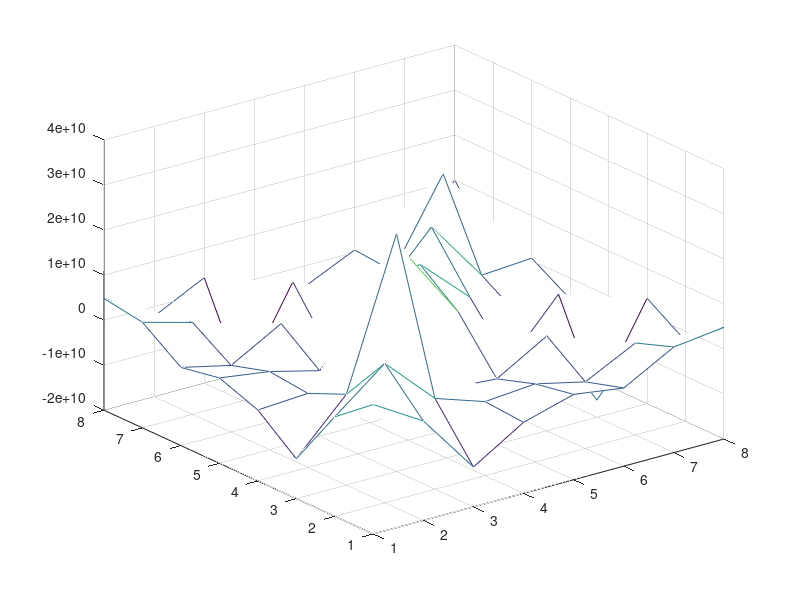

The MATLAB source for this figure:
clear all
close all
clc
%%
%% element stiffness matrix for quad element using 4 point integration
%% material data
E=128.5*10^9;%Gpa to pa
v=0.119%0.25;
t=0.210;%m
%% Gauss weights
W1=1
W2=1
int_points=4;

nodes=4
%% gauss points

zi =[-1/sqrt(3) 1/sqrt(3) 1/sqrt(3) -1/sqrt(3)];
eta=[-1/sqrt(3) -1/sqrt(3) 1/sqrt(3) 1/sqrt(3)];

%% Global coordinates       
 x1= -1.9000000;x2=5.7000000;x3=7.6000000;x4=-11.4000000;
 y1=-17.1000000;y2=-3.0400000;y3=8.5500000;y4=6.2700000;


%% shape functions derivatives in local coordinates

%  row contains derivatives for N1,N2,N3,N4 wrt eta...
for i =1:4
   DN1_eta(i)=   zi(i)/4 - 1/4
   DN2_eta(i)=  -zi(i)/4 - 1/4
   DN3_eta(i)=   zi(i)/4 + 1/4
   DN4_eta(i)=    1/4 - zi(i)/4


% row contains derivatives for N1,N2,N3,N4 wrt zi...

   DN1_zi(i)=((eta(i)/4) - 1/4)
   DN2_zi(i)=( 1/4 - (eta(i)/4)) 
   DN3_zi(i)= eta(i)/4 + 1/4
   DN4_zi(i)= - eta(i)/4 - 1/4
end


K=zeros(8,8)

for i=1:nodes
    
a(i)=0.25*(y1*(zi(i)-1)+y2*(-1-zi(i))+y3*(1+zi(i))+y4*(1-zi(i)))  
b(i)=0.25*(y1*(eta(i)-1)+y2*(1-eta(i))+y3*(1+eta(i))+y4*(-1-eta(i)))    
c(i)=0.25*(x1*(eta(i)-1)+x2*(1-eta(i))+x3*(1+eta(i))+x4*(-1-eta(i))) 
d(i)=0.25*(x1*(zi(i)-1)+x2*(-1-zi(i))+x3*(1+zi(i))+x4*(1-zi(i))) 
    
CC=[0 1-eta(i)  eta(i)-zi(i)  zi(i)-1;
   eta(i)-1 0 zi(i)+1 -zi(i)-eta(i);
   zi(i)-eta(i) -zi(i)-1 0 eta(i)+1 ;
     1-zi(i) zi(i)+eta(i) -eta(i)-1 0]
  
 
 
 J=(1/8)*[x1 x2 x3 x4]*CC*[y1 y2 y3 y4]' 
 
 %% B (derivative of the shape function wrt to guassian points
 B1=[ (a(i)*DN1_zi(i))-(b(i)*DN1_eta(i)) 0;
     0 (c(i)*DN1_eta(i))-(d(i)*DN1_zi(i)) ;
     (c(i)*DN1_eta(i))-(d(i)*DN1_zi(i))   (a(i)*DN1_zi(i))-(b(i)*DN1_eta(i)) ]

 B2=[ (a(i)*DN2_zi(i))-(b(i)*DN2_eta(i)) 0 ;
      0 (c(i)*DN2_eta(i))-(d(i)*DN2_zi(i));
     (c(i)*DN2_eta(i)-d(i)*DN2_zi(i)) (a(i)*DN2_zi(i)-b(i)*DN2_eta(i))]
 B3=[ (a(i)*DN3_zi(i))-(b(i)*DN3_eta(i)) 0;
        0 (c(i)*DN3_eta(i))-(d(i)*DN3_zi(i));
     (c(i)*DN3_eta(i)-d(i)*DN3_zi(i)) (a(i)*DN3_zi(i)-b(i)*DN3_eta(i))]
 B4=[ (a(i)*DN4_zi(i))-(b(i)*DN4_eta(i)) 0;
        0 (c(i)*DN4_eta(i))-(d(i)*DN4_zi(i));
     (c(i)*DN4_eta(i)-d(i)*DN4_zi(i)) (a(i)*DN4_zi(i)-b(i)*DN4_eta(i))]
 B=(1/J)*[B1 B2 B3 B4]

PS=(E/(1-v.^2))*[1 v 0;v 1 0;0 0 0.5*(1-v)] 

K=K+(W1.*W2.*t.*B'*PS*(B).*J)
end
surf(K)

 K_check=[K(1,1),K(2,6),K(4,4),K(8,8)]
 
 mesh(K)
 